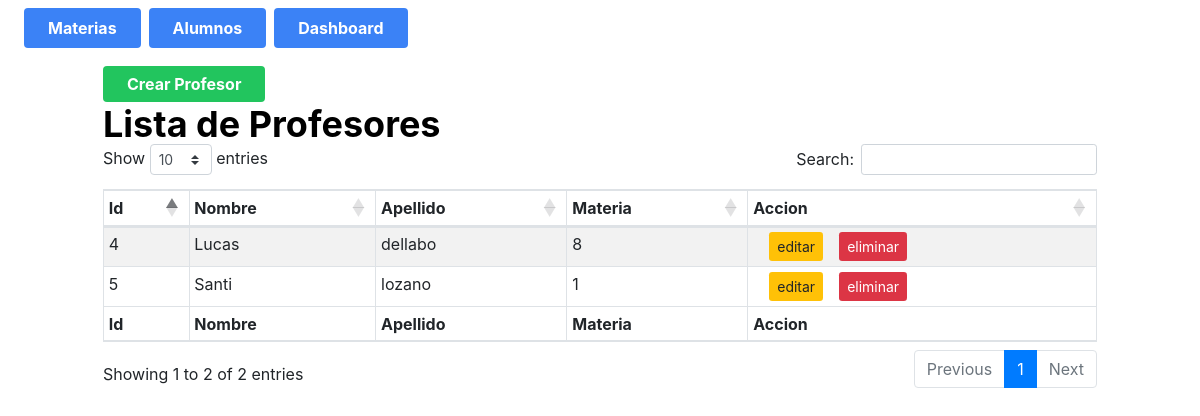
The app's page /AlumnoHTML/controllers/Profesores/indexProfesores.php with its own data.
### tables this page shows
CREATE TABLE `profesores` (
  `id_profesores` int(11) NOT NULL,
  `nombre` varchar(255) NOT NULL,
  `apellido` varchar(255) NOT NULL,
  `materia_id` int(11) NOT NULL
);

### AlumnoHTML/controllers/Profesores/indexProfesores.php (called while the page is built)
<?php
require_once __DIR__ . "../../../model/profesor.php";
$profesores = Profesor::all();
require_once __DIR__ . "../../../views/Profesores/indexProfesores.view.php";

### AlumnoHTML/model/profesor.php (called while the page is built, shortened)
<?php
require_once __DIR__ . '../../model/conexion.php';
class Profesor extends Conexion
{
    public static function all()
    {
        $conexion = new Conexion();
        $conexion->conectar();
        $result = mysqli_prepare($conexion->con, "SELECT * FROM profesores");
        $result->execute();
        $valoresDb = $result->get_result();
        $profesores = [];
        while ($profesor = $valoresDb->fetch_object(Profesor::class)) {
            $profesores[] = $profesor;
        }
        return $profesores;
    }
}

### AlumnoHTML/model/conexion.php (called while the page is built, shortened)
<?php
class Conexion{
    private $host = "localhost";
    private $user = "root";
    private $password = "";
    private $database = "crud";
    public function conectar(){
        $this->con = mysqli_connect($this->host, $this->user, $this->password, $this->database);
    }
}

### AlumnoHTML/views/Profesores/indexProfesores.view.php (the view, shortened to what this page needs)
<!DOCTYPE html>
<html lang="es">
<head>
    <link rel="stylesheet" href="https://cdnjs.cloudflare.com/ajax/libs/twitter-bootstrap/4.5.2/css/bootstrap.css" />
    <link rel="stylesheet" href="https://cdn.datatables.net/1.11.3/css/dataTables.bootstrap4.min.css" />
    <link rel="stylesheet" href="//stackpath.bootstrapcdn.com/bootstrap/4.3.1/css/bootstrap.min.css">
    <script src="https://cdn.tailwindcss.com"></script>
</head>
<body>
    <div class="flex justify-left space-x-2 mt-2 mx-4 mb-4">
        <a href="../Materias/indexMaterias.php" class="bg-blue-500 text-white font-bold py-2 px-4 rounded hover:bg-blue-600 transition duration-300"> <button>Materias</button></a>
        <a href="../Alumnos/indexAlumno.php" class="bg-blue-500 text-white font-bold py-2 px-4 rounded hover:bg-blue-600 transition duration-300"><button>Alumnos</button></a>
        <a href="../../dashboard/charts.php" class="bg-blue-500 text-white font-bold py-2 px-4 rounded hover:bg-blue-600 transition duration-300"><button>Dashboard</button></a>
    </div>
    <div class="bs-example">
        <div class="container">
            <div class="row">
                <div class="col-md-12">
                    <div class="page-header clearfix mb-2 mt_4 bg-red">
                        <a href="createProfesores.php" class="bg-green-500 text-white font-bold py-2 px-4 rounded hover:bg-green-600 transition duration-300">Crear Profesor</a>
                    </div>
                    <h1 class="pull-left text-4xl font-bold text-black">Lista de Profesores</h1>
                    <table id="listaUsuarios" class="table table-sm table-striped table-bordered" style="width:100%">
                        <thead>
                            <tr>
                                <th>Id</th>
                                <th>Nombre</th>
                                <th>Apellido</th>
                                <th>Materia</th>
                                <th>Accion</th>
                            </tr>
                        </thead>
                        <tbody>
                            <?php
                            foreach ($profesores as $profesor) { ?>
                                <tr>
                                    <td><?= $profesor->id_profesores; ?></td>
                                    <td><?= $profesor->nombre; ?></td>
                                    <td><?= $profesor->apellido; ?></td>
                                    <td><?= $profesor->materia_id; ?></td>
                                    <td>
                                        <div class="btn-group">
                                            <a href="editarProfesores.php?id=<?= $profesor->id_profesores; ?> " class="btn-warning btn-sm mx-3">editar</a>
                                            <a href="eliminarProfesores.php?id=<?= $profesor->id_profesores; ?> " class="btn-danger btn-sm">eliminar</a>
                                        </div>
                                    </td>
                                </tr>
                            <?php }
                            ?>
                        </tbody>
                        <tfoot>
                            <tr>
                                <th>Id</th>
                                <th>Nombre</th>
                                <th>Apellido</th>
                                <th>Materia</th>
                                <th>Accion</th>
                            </tr>
                        </tfoot>
                    </table>
                </div>
            </div>
        </div>
    </div>
</body>
</html>

### records on screen
profesores: id_profesores "4", nombre "Lucas", apellido "dellabo", materia "8"
profesores: id_profesores "5", nombre "Santi", apellido "lozano", materia "1"
